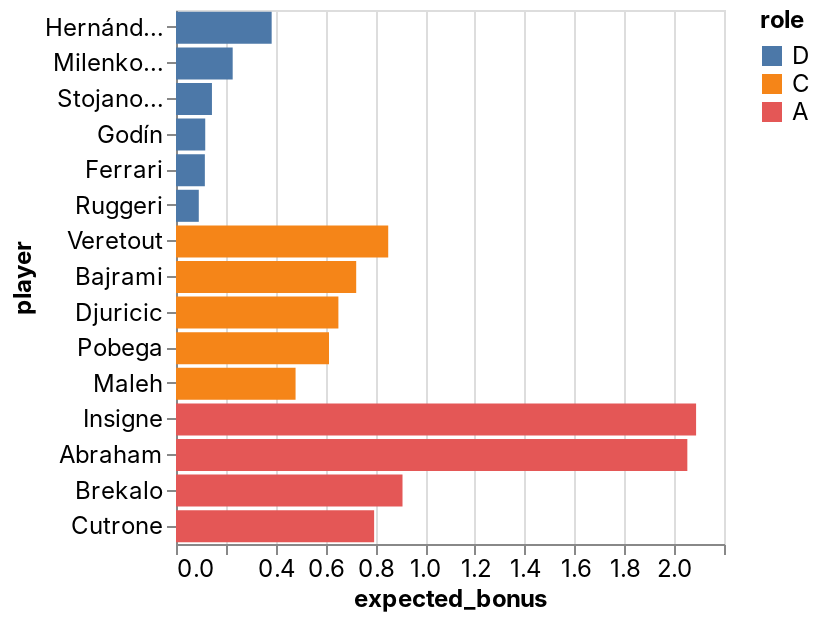

Write notebook code for a chart like this one.
### Code cell
_deepnote_run_altair(team, """{"$schema":"https://vega.github.io/schema/vega-lite/v4.json","mark":{"type":"bar","tooltip":{"content":"data"}},"height":220,"autosize":{"type":"fit"},"data":{"name":"placeholder"},"encoding":{"x":{"field":"expected_bonus","type":"quantitative","sort":null,"scale":{"type":"linear","zero":false}},"y":{"field":"player","type":"nominal","sort":null,"scale":{"type":"linear","zero":true}},"color":{"field":"role","type":"nominal","sort":null,"scale":{"type":"linear","zero":false}}}}""")

### Figure 1 — Vega-Lite specification as saved in the notebook (floating-point values rounded to 4 significant figures)
{"config": {"view": {"continuousWidth": 400, "continuousHeight": 300}, "area": {"fill": "#51C0E9"}, "axis": {"labelFont": "Inter, sans-serif", "labelFontSize": 12, "labelFontWeight": "normal", "labelLimit": 60, "labelOverlap": "greedy", "titleFont": "Inter, sans-serif", "titleFontSize": 12, "titleFontWeight": "bold"}, "background": "#ffffff", "legend": {"labelFont": "Inter, sans-serif", "labelFontSize": 12, "titleFont": "Inter, sans-serif", "titleFontSize": 12, "titleFontWeight": "bold"}, "line": {"stroke": "#51C0E9", "strokeWidth": 2}, "rect": {"fill": "#51C0E9"}, "title": {"anchor": "start", "color": "#000000", "font": "Inter, sans-serif", "fontSize": 22, "fontWeight": "normal"}}, "data": {"name": "data-70a47906471c688efe9e0ac8b6b5947e"}, "mark": {"type": "bar", "tooltip": {"content": "data"}}, "autosize": {"type": "fit"}, "encoding": {"color": {"type": "nominal", "field": "role", "scale": {"type": "linear", "zero": false}, "sort": null}, "x": {"type": "quantitative", "field": "expected_bonus", "scale": {"type": "linear", "zero": false}, "sort": null}, "y": {"type": "nominal", "field": "player", "scale": {"type": "linear", "zero": true}, "sort": null}}, "height": 300, "width": "container", "$schema": "https://vega.github.io/schema/vega-lite/v4.json", "datasets": {"data-70a47906471c688efe9e0ac8b6b5947e": [{"fanta_team": "MaiNa Joya_v2.0", "role": "D", "player": "Hernández", "home_team": "AC Milan", "away_team": "Juventus", "date": "2022-01-23T00:00:00", "expected_bonus": 0.3841}, {"fanta_team": "MaiNa Joya_v2.0", "role": "D", "player": "Milenkovic", "home_team": "Cagliari", "away_team": "Fiorentina", "date": "2022-01-23T00:00:00", "expected_bonus": 0.2276}, {"fanta_team": "MaiNa Joya_v2.0", "role": "D", "player": "Stojanovic", "home_team": "Empoli", "away_team": "Roma", "date": "2022-01-23T00:00:00", "expected_bonus": 0.1443}, {"fanta_team": "MaiNa Joya_v2.0", "role": "D", "player": "Godín", "home_team": "Cagliari", "away_team": "Fiorentina", "date": "2022-01-23T00:00:00", "expected_bonus": 0.1174}, {"fanta_team": "MaiNa Joya_v2.0", "role": "D", "player": "Ferrari", "home_team": "Torino", "away_team": "Sassuolo", "date": "2022-01-23T00:00:00", "expected_bonus": 0.1158}, {"fanta_team": "MaiNa Joya_v2.0", "role": "D", "player": "Ruggeri", "home_team": "Napoli", "away_team": "Salernitana", "date": "2022-01-23T00:00:00", "expected_bonus": 0.09147}, {"fanta_team": "MaiNa Joya_v2.0", "role": "C", "player": "Veretout", "home_team": "Empoli", "away_team": "Roma", "date": "2022-01-23T00:00:00", "expected_bonus": 0.852}, {"fanta_team": "MaiNa Joya_v2.0", "role": "C", "player": "Bajrami", "home_team": "Empoli", "away_team": "Roma", "date": "2022-01-23T00:00:00", "expected_bonus": 0.7234}, {"fanta_team": "MaiNa Joya_v2.0", "role": "C", "player": "Djuricic", "home_team": "Torino", "away_team": "Sassuolo", "date": "2022-01-23T00:00:00", "expected_bonus": 0.6519}, {"fanta_team": "MaiNa Joya_v2.0", "role": "C", "player": "Pobega", "home_team": "Torino", "away_team": "Sassuolo", "date": "2022-01-23T00:00:00", "expected_bonus": 0.6142}, {"fanta_team": "MaiNa Joya_v2.0", "role": "C", "player": "Maleh", "home_team": "Cagliari", "away_team": "Fiorentina", "date": "2022-01-23T00:00:00", "expected_bonus": 0.48}, {"fanta_team": "MaiNa Joya_v2.0", "role": "A", "player": "Insigne", "home_team": "Napoli", "away_team": "Salernitana", "date": "2022-01-23T00:00:00", "expected_bonus": 2.088}, {"fanta_team": "MaiNa Joya_v2.0", "role": "A", "player": "Abraham", "home_team": "Empoli", "away_team": "Roma", "date": "2022-01-23T00:00:00", "expected_bonus": 2.053}, {"fanta_team": "MaiNa Joya_v2.0", "role": "A", "player": "Brekalo", "home_team": "Torino", "away_team": "Sassuolo", "date": "2022-01-23T00:00:00", "expected_bonus": 0.9094}, {"fanta_team": "MaiNa Joya_v2.0", "role": "A", "player": "Cutrone", "home_team": "Empoli", "away_team": "Roma", "date": "2022-01-23T00:00:00", "expected_bonus": 0.7954}]}}
